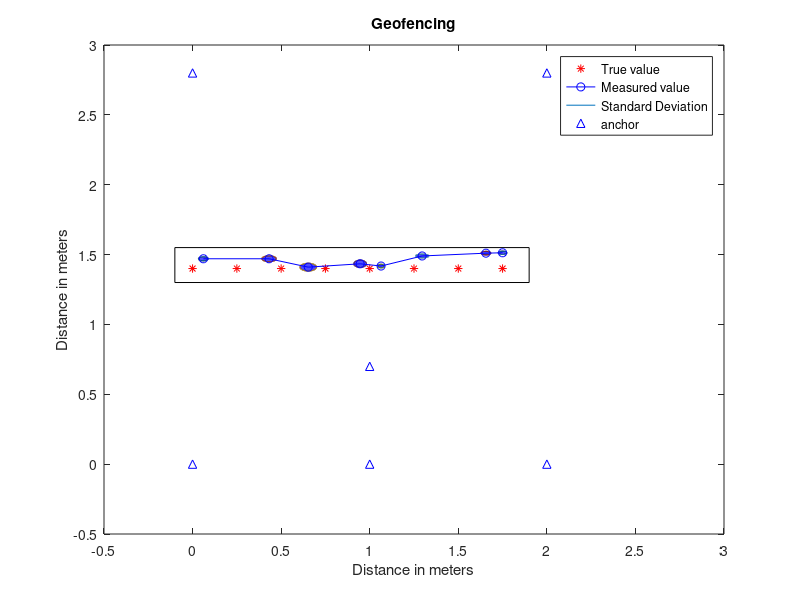

This chart was generated by the following MATLAB code:
x=[0,0.25,0.5,0.75,1,1.25,1.5,1.75];%Ground truth
y=[1.4,1.4,1.4,1.4,1.4,1.4,1.4,1.4,];
ans1=plot(x,y,'r*');
hold on

%Anchor position for geo_1
%x_anch=[0,1,2,0,2];
%y_anch=[0,0,0,2.8,2.8];
%anch=plot(x_anch,y_anch,'b^');

%Anchor position for geo_2
x_anch=[0,1,2,0,2,1];
y_anch=[0,0,0,2.8,2.8,0.7];
anch=plot(x_anch,y_anch,'b^');


%Plot the buffer (+-10cm) for decawave
rectangle('Position',[-0.10 1.3 2 0.25]);

x_geo1=[-0.033,0.280,0.297,0.778,1.093,1.367,1.64,1.95];%5 anchors data Slide 18
y_geo1=[1.344,1.412,1.416,1.552,1.491,1.576,1.59,1.56];
x_geo1_std=[0.087,0.038,0.038,0.030,0.026,0.018,0.025,0.029];
y_geo1_std=[0.028,0.017,0.017,0.021,0.015,0.010,0.014,0.013];

x_geo2=[0.061,0.432,0.653,0.946,1.064,1.296,1.656,1.75];%6 anchors slide data slide 20
y_geo2=[1.47,1.47,1.41,1.434,1.418,1.490,1.510,1.513];
x_geo2_std=[0.028,0.041,0.047,0.036,0.019,0.037,0.028,0.025];
y_geo2_std=[0.015,0.021,0.028,0.026,0.013,0.014,0.013,0.012];

%Plot the std. Deviation for all data points
for i = 1:1:8
    theta = 0 : 0.01 : 2*pi;
    xcenter=x_geo2(i);
    ycenter=y_geo2(i);
    xradius=x_geo2_std(i);
    yradius=y_geo2_std(i);
    x_s = xradius * cos(theta) + xcenter;
    y_s = yradius * sin(theta) + ycenter;
    
   h = fill(x_s,y_s,'b');
% Choose a number between 0 (invisible) and 1 (opaque) for facealpha.  
    set(h,'facealpha',.7)
   a5=plot(x_s, y_s);
    hold on
end


ans2=plot(x_geo2,y_geo2,'b-o');
%ans3=plot(x_geo2,y_geo2,'b-o');
axis([-0.5 3 -0.5 3]);
legend([ans1,ans2,a5,anch],'True value','Measured value','Standard Deviation','anchor');
title('Geofencing');
xlabel('Distance in meters');
ylabel('Distance in meters');



